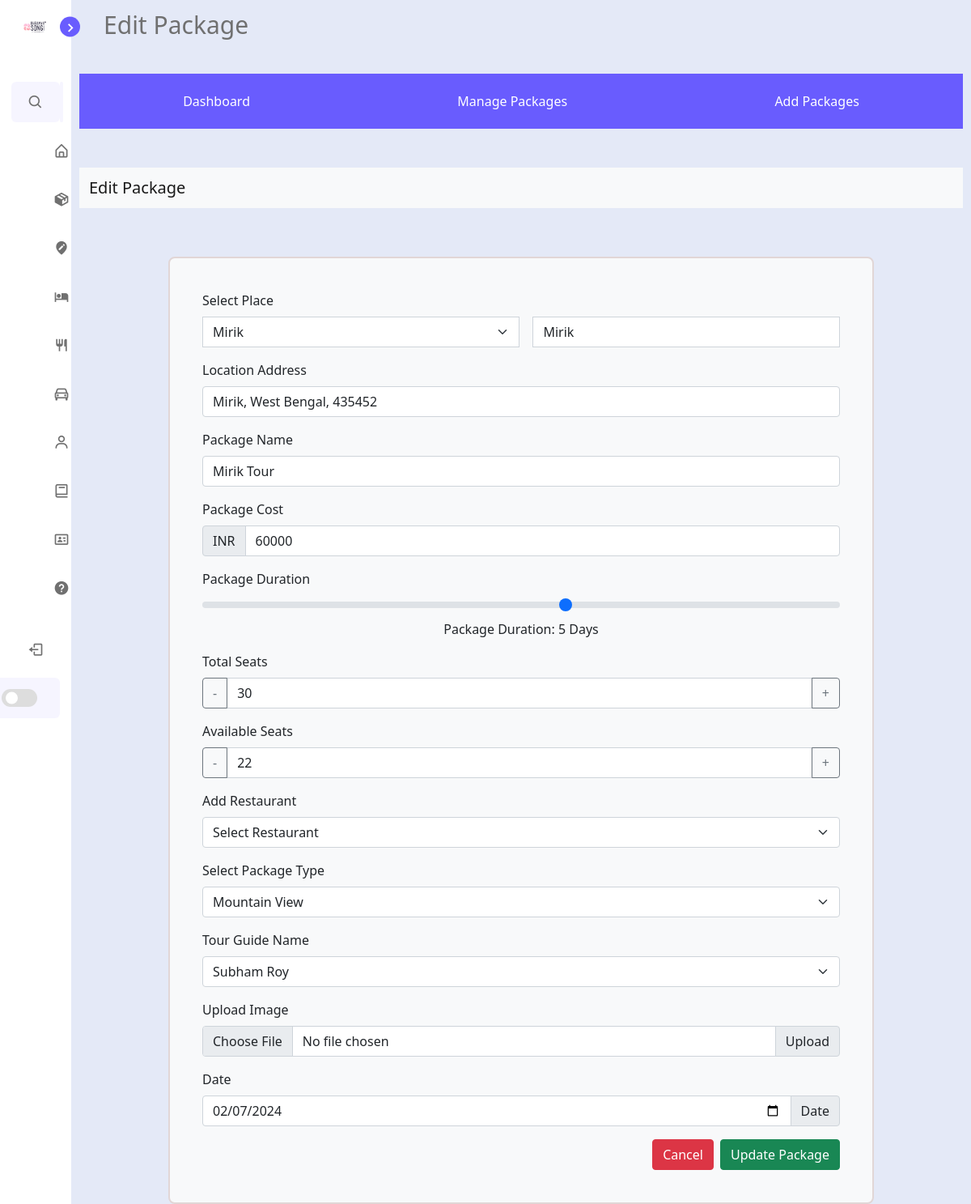
/Admin/package/edit_package.php?type=edit&id=43 (signed in), run on the app's committed database.
### tables this page shows
CREATE TABLE `co_package` (
  `CP_ID` int(6) NOT NULL,
  `PL_LOCATION` varchar(50) NOT NULL,
  `P_NAME` varchar(40) NOT NULL,
  `PL_NAME` varchar(50) NOT NULL,
  `PL_ADDRESS` varchar(100) NOT NULL,
  `P_COST` int(10) NOT NULL,
  `DURATION` int(5) NOT NULL,
  `TOURIST_NUMBER` int(4) NOT NULL,
  `TOTAL_SEAT` int(3) NOT NULL,
  `AVL_SEAT` int(3) NOT NULL,
  `P_DETAILS` int(2) NOT NULL,
  `VEHICLE` int(6) NOT NULL,
  `HOTEL` int(3) NOT NULL,
  `RESTAURANT` text NOT NULL,
  `P_TYPE` varchar(20) NOT NULL,
  `TOUR_GUID_NAME` varchar(50) NOT NULL,
  `PL_IMAGE` varchar(255) DEFAULT NULL,
  `P_DATE` date NOT NULL,
  `STATUS` int(2) NOT NULL DEFAULT 1
);

### Admin/package/edit_package.php (the view, shortened to what this page needs)
<?php
require('../include/header.php');
if (isset($_GET['id'])) {
    $id = $_GET['id'];
    $sql = "SELECT * FROM `co_package` WHERE `CP_ID` = $id";
    $result = mysqli_query($conn, $sql);
    if (mysqli_num_rows($result) > 0) {
        $rowData = mysqli_fetch_assoc($result);
?>
        </head>
        <body>
            <?php require('../include/sidebarmenu.php'); ?>
            <section class="home">
                <div class="text">Edit Package</div>
                <header>
                    <div class="navbar">
                        <a href="../index.php">Dashboard</a>
                        <a href="package.php">Manage Packages</a>
                        <a href="add_package.php">Add Packages</a>
                    </div>
                </header>
                <nav class="navbar navbar-light bg-light mt-5">
                    <div class="container-fluid">
                        <span class="navbar-brand mb-0 h1">Edit Package</span>
                    </div>
                </nav>
                <div class="form bg-light">
                    <form action="update_package.php" method="post" enctype="multipart/form-data" id="editForm">
                        <div class="mb-3">
                            <label for="pl_name" class="form-label">Select Place</label>
                            <div class="d-flex">
                                <select class="form-select rounded-0" name="pl_name" id="pl_name">
                                    <?php
                                    $sql2 = "SELECT * FROM `place`;";
                                    $place_all = mysqli_query($conn, $sql2);
                                    while ($row_place = mysqli_fetch_assoc($place_all)) {
                                        $selected = ($row_place['PL_NAME'] == $rowData['PL_NAME']) ? 'selected' : '';
                                        echo "<option value='{$row_place['PL_NAME']}' {$selected}>{$row_place['PL_NAME']}</option>";
                                    }
                                    ?>
                                </select>
                                <input id="pl_location" name="pl_location" value="<?php echo $rowData['PL_LOCATION']; ?>" type="text" class="ms-3 form-control rounded-0" placeholder="Location">
                            </div>
                        </div>
                        <div class="mb-3">
                            <label for="pl_address" class="form-label">Location Address</label>
                            <input name="pl_address" id="pl_address" type="text" class="form-control" value="<?php echo $rowData['PL_ADDRESS']; ?>" placeholder="Address">
                        </div>
                        <div class="mb-3">
                            <label for="p_name" class="form-label">Package Name</label>
                            <input name="p_name" id="p_name" type="text" class="form-control" value="<?php echo $rowData['P_NAME']; ?>" placeholder="Package Name">
                        </div>
                        <div class="mb-3">
                            <label for="p_cost" class="form-label">Package Cost</label>
                            <div class="input-group">
                                <span class="input-group-text">INR</span>
                                <input name="p_cost" id="p_cost" type="number" class="form-control" value="<?php echo $rowData['P_COST']; ?>" placeholder="Package Cost">
                            </div>
                        </div>
                        <div class="mb-3">
                            <label for="duration" class="form-label">Package Duration</label>
                            <input type="range" name="duration" class="form-range" id="customRange" min="1" max="8" value="<?php echo $rowData['DURATION']; ?>">
                            <div class="text-center">Package Duration: <span id="selectedValue"><?php echo $rowData['DURATION']; ?></span> Days</div>
                        </div>
                        <div class="mb-3">
                            <label for="total_seat" class="form-label">Total Seats</label>
                            <div class="input-group">
                                <button class="btn btn-outline-secondary" type="button" onclick="decrement('seatCount')">-</button>
                                <input name="total_seat" id="seatCount" type="number" class="form-control" value="<?php echo $rowData['TOTAL_SEAT']; ?>" placeholder="Total Seat">
                                <button class="btn btn-outline-secondary" type="button" onclick="increment('seatCount')">+</button>
                            </div>
                        </div>
                        <div class="mb-3">
                            <label for="avl_seat" class="form-label">Available Seats</label>
                            <div class="input-group">
                                <button class="btn btn-outline-secondary" type="button" onclick="decrement('avlSeatCount')">-</button>
                                <input name="avl_seat" id="avlSeatCount" type="number" class="form-control" value="<?php echo $rowData['AVL_SEAT']; ?>" placeholder="Available Seat">
                                <button class="btn btn-outline-secondary" type="button" onclick="increment('avlSeatCount')">+</button>
                            </div>
                        </div>
                        <div class="mb-3">
                            <label for="restaurant" class="form-label">Add Restaurant</label>
                            <select id="restaurant" name="restaurant" class="form-select">
                                <option value="">Select Restaurant</option>
                            </select>
                        </div>
                        <div class="mb-3">
                            <label for="p_type" class="form-label">Select Package Type</label>
                            <select id="p_type" name="p_type" class="form-select">
                                <option value="Mountain View" <?php if ($rowData['P_TYPE'] == 'Mountain View') echo 'selected'; ?>>Mountain View</option>
                            </select>
                        </div>
                        <div class="mb-3">
                            <label for="guid" class="form-label">Tour Guide Name</label>
                            <select id="guid" name="guid" class="form-select">
                                <?php
                                $sql_staff = "SELECT * FROM `staff`;";
                                $res_staff = mysqli_query($conn, $sql_staff);
                                while ($rowStaff = mysqli_fetch_assoc($res_staff)) {
                                    $selected = ($rowStaff['ST_NAME'] == $rowData['TOUR_GUID_NAME']) ? 'selected' : '';
                                    echo "<option value='{$rowStaff['ST_NAME']}' $selected>{$rowStaff['ST_NAME']}</option>";
                                }
                                ?>
                            </select>
                        </div>
                        <div class="mb-3">
                            <label for="pl_image" class="form-label">Upload Image</label>
                            <div class="input-group">
                                <input type="file" name="pl_image" value="<?php echo $rowData['PL_IMAGE']; ?>" class="form-control">
                                <label class="input-group-text" for="pl_image">Upload</label>
                            </div>
                        </div>
                        <div class="mb-3">
                            <label for="p_date" class="form-label">Date</label>
                            <div class="input-group">
                                <input type="date" name="p_date" class="form-control" value="<?php echo $rowData['P_DATE']; ?>">
                                <label class="input-group-text" for="p_date">Date</label>
                            </div>
                        </div>
                        <div class="d-grid gap-2 d-flex justify-content-end">
                            <button class="btn btn-danger" type="button" onclick="window.history.back();">Cancel</button>
                            <input type="submit" class="btn btn-success" name="submit" value="Update Package">
                        </div>
                    </form>
                </div>
            </section>
        </body>
        </html>
<?php
    } else {
        echo "Package not found.";
    }
} else {
    echo "Invalid request.";
}
?>

### Admin/css/style.css (style rules this page uses)
:root { --body-color: #e4e9f7; --sidebar-color: #fff; --primary-color: #695cfe; --primary-color-light: #f6f5ff; --toggle-color: #ddd; --text-color: #707070; --tran-02: all 0.2s ease; --tran-03: all 0.3s ease; --tran-04: all 0.4s ease; --tran-05: all 0.5s ease; }
body { height: 100vh; background: var(--body-color); transition: var(--tran-05); }
.home { position: relative; left: 250px; width: calc(100% - 250px); background: var(--body-color); transition: var(--tran-05); }
.home .text { font-size: 30px; font-weight: 500; color: var(--text-color); padding: 8px 40px; }
.sidebar.close ~ .home { left: 88px; width: calc(100% - 88px); }
.navbar { overflow: hidden; background: var(--primary-color); display: flex; justify-content: space-around; margin: 10px; }
.navbar a { float: left; font-size: 16px; color: white; text-align: center; padding: 14px 16px; text-decoration: none; }
header .navbar { margin-top: 30px; }

### Admin/css/table_image.css (style rules this page uses)
a { text-decoration: none; color: white; }

### Admin/package/edit_package.php (style rules this page uses)
.form { margin: 60px 120px 20px 120px; padding: 40px; border: 2px solid #e1d6d6; border-radius: 8px; }

### data on the page
co_package: pl_location "Mirik", pl_address "Mirik, West Bengal, 435452", p_name "Mirik Tour", p_cost "60000", duration "5", DURATION "5", total_seat "30", avl_seat "22", p_type "Mountain View", p_date "02/07/2024"

### other printed values
form field pl_name "Mirik"
form field guid "Subham Roy"
